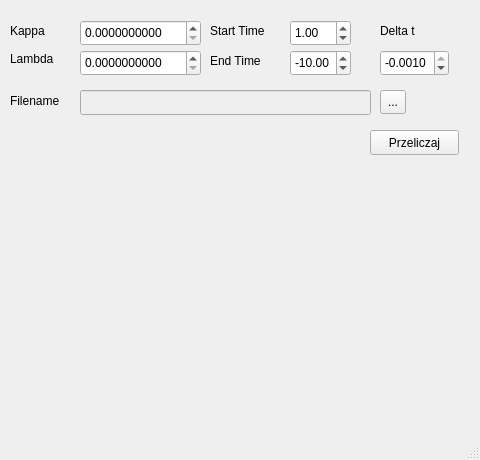
<?xml version="1.0" encoding="UTF-8"?>
<ui version="4.0">
 <class>MainWindow</class>
 <widget class="QMainWindow" name="MainWindow">
  <property name="enabled">
   <bool>true</bool>
  </property>
  <property name="geometry">
   <rect>
    <x>0</x>
    <y>0</y>
    <width>480</width>
    <height>460</height>
   </rect>
  </property>
  <property name="windowTitle">
   <string>MainWindow</string>
  </property>
  <widget class="QWidget" name="centralwidget">
   <widget class="QDoubleSpinBox" name="positionBox">
    <property name="geometry">
     <rect>
      <x>80</x>
      <y>20</y>
      <width>121</width>
      <height>26</height>
     </rect>
    </property>
    <property name="decimals">
     <number>10</number>
    </property>
    <property name="singleStep">
     <double>0.010000000000000</double>
    </property>
   </widget>
   <widget class="QLabel" name="label">
    <property name="geometry">
     <rect>
      <x>10</x>
      <y>20</y>
      <width>67</width>
      <height>21</height>
     </rect>
    </property>
    <property name="text">
     <string>Kappa</string>
    </property>
   </widget>
   <widget class="QLabel" name="label_2">
    <property name="geometry">
     <rect>
      <x>10</x>
      <y>50</y>
      <width>67</width>
      <height>17</height>
     </rect>
    </property>
    <property name="text">
     <string>Lambda</string>
    </property>
   </widget>
   <widget class="QDoubleSpinBox" name="velocityBox">
    <property name="geometry">
     <rect>
      <x>80</x>
      <y>50</y>
      <width>121</width>
      <height>26</height>
     </rect>
    </property>
    <property name="decimals">
     <number>10</number>
    </property>
    <property name="singleStep">
     <double>0.010000000000000</double>
    </property>
   </widget>
   <widget class="QLineEdit" name="filenameEdit">
    <property name="enabled">
     <bool>false</bool>
    </property>
    <property name="geometry">
     <rect>
      <x>80</x>
      <y>90</y>
      <width>291</width>
      <height>25</height>
     </rect>
    </property>
   </widget>
   <widget class="QLabel" name="label_3">
    <property name="geometry">
     <rect>
      <x>10</x>
      <y>90</y>
      <width>67</width>
      <height>21</height>
     </rect>
    </property>
    <property name="text">
     <string>Filename</string>
    </property>
   </widget>
   <widget class="QToolButton" name="fileButton">
    <property name="geometry">
     <rect>
      <x>380</x>
      <y>90</y>
      <width>26</width>
      <height>24</height>
     </rect>
    </property>
    <property name="text">
     <string>...</string>
    </property>
   </widget>
   <widget class="QPushButton" name="runButton">
    <property name="geometry">
     <rect>
      <x>370</x>
      <y>130</y>
      <width>89</width>
      <height>25</height>
     </rect>
    </property>
    <property name="text">
     <string>Przeliczaj</string>
    </property>
   </widget>
   <widget class="QDoubleSpinBox" name="startTimeBox">
    <property name="geometry">
     <rect>
      <x>290</x>
      <y>20</y>
      <width>61</width>
      <height>26</height>
     </rect>
    </property>
    <property name="decimals">
     <number>2</number>
    </property>
    <property name="minimum">
     <double>-99.989999999999995</double>
    </property>
    <property name="value">
     <double>1.000000000000000</double>
    </property>
   </widget>
   <widget class="QDoubleSpinBox" name="endTimeBox">
    <property name="geometry">
     <rect>
      <x>290</x>
      <y>50</y>
      <width>61</width>
      <height>26</height>
     </rect>
    </property>
    <property name="decimals">
     <number>2</number>
    </property>
    <property name="minimum">
     <double>-99.989999999999995</double>
    </property>
    <property name="maximum">
     <double>0.000000000000000</double>
    </property>
    <property name="value">
     <double>-10.000000000000000</double>
    </property>
   </widget>
   <widget class="QLabel" name="label_4">
    <property name="geometry">
     <rect>
      <x>210</x>
      <y>20</y>
      <width>81</width>
      <height>21</height>
     </rect>
    </property>
    <property name="text">
     <string>Start Time</string>
    </property>
   </widget>
   <widget class="QLabel" name="label_5">
    <property name="geometry">
     <rect>
      <x>210</x>
      <y>50</y>
      <width>71</width>
      <height>21</height>
     </rect>
    </property>
    <property name="text">
     <string>End Time</string>
    </property>
   </widget>
   <widget class="QLabel" name="label_6">
    <property name="geometry">
     <rect>
      <x>380</x>
      <y>20</y>
      <width>67</width>
      <height>21</height>
     </rect>
    </property>
    <property name="text">
     <string>Delta t</string>
    </property>
   </widget>
   <widget class="QDoubleSpinBox" name="deltaTBox">
    <property name="geometry">
     <rect>
      <x>380</x>
      <y>50</y>
      <width>69</width>
      <height>26</height>
     </rect>
    </property>
    <property name="decimals">
     <number>4</number>
    </property>
    <property name="minimum">
     <double>-1.000000000000000</double>
    </property>
    <property name="maximum">
     <double>-0.001000000000000</double>
    </property>
    <property name="singleStep">
     <double>0.010000000000000</double>
    </property>
    <property name="value">
     <double>-0.001000000000000</double>
    </property>
   </widget>
   <widget class="QCustomPlot" name="posPlot" native="true">
    <property name="geometry">
     <rect>
      <x>10</x>
      <y>200</y>
      <width>221</width>
      <height>211</height>
     </rect>
    </property>
   </widget>
   <widget class="QCustomPlot" name="velPlot" native="true">
    <property name="geometry">
     <rect>
      <x>250</x>
      <y>200</y>
      <width>221</width>
      <height>211</height>
     </rect>
    </property>
   </widget>
  </widget>
  <widget class="QMenuBar" name="menubar">
   <property name="geometry">
    <rect>
     <x>0</x>
     <y>0</y>
     <width>480</width>
     <height>22</height>
    </rect>
   </property>
  </widget>
  <widget class="QStatusBar" name="statusbar"/>
 </widget>
 <customwidgets>
  <customwidget>
   <class>QCustomPlot</class>
   <extends>QWidget</extends>
   <header>qcustomplot.h</header>
   <container>1</container>
  </customwidget>
 </customwidgets>
 <resources/>
 <connections/>
</ui>
